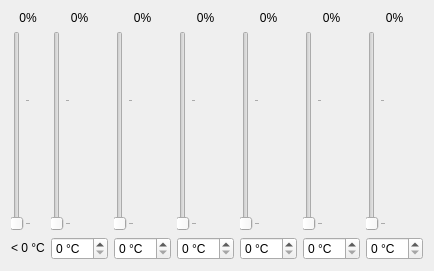
              <widget class="QWidget" name="tabWidgetPage1">
               <attribute name="title">
                <string>CPU Fan</string>
               </attribute>
               <layout class="QGridLayout" name="_2">
                <item row="2" column="3">
                 <widget class="QSlider" name="fan1Speed4Slider">
                  <property name="sizePolicy">
                   <sizepolicy hsizetype="Fixed" vsizetype="Expanding">
                    <horstretch>0</horstretch>
                    <verstretch>0</verstretch>
                   </sizepolicy>
                  </property>
                  <property name="minimumSize">
                   <size>
                    <width>0</width>
                    <height>200</height>
                   </size>
                  </property>
                  <property name="maximum">
                   <number>150</number>
                  </property>
                  <property name="orientation">
                   <enum>Qt::Orientation::Vertical</enum>
                  </property>
                  <property name="tickPosition">
                   <enum>QSlider::TickPosition::TicksBelow</enum>
                  </property>
                  <property name="tickInterval">
                   <number>100</number>
                  </property>
                 </widget>
                </item>
                <item row="0" column="2">
                 <widget class="QLabel" name="fan1Speed3Label">
                  <property name="sizePolicy">
                   <sizepolicy hsizetype="Expanding" vsizetype="Preferred">
                    <horstretch>0</horstretch>
                    <verstretch>0</verstretch>
                   </sizepolicy>
                  </property>
                  <property name="text">
                   <string notr="true">0%</string>
                  </property>
                  <property name="alignment">
                   <set>Qt::AlignmentFlag::AlignCenter</set>
                  </property>
                 </widget>
                </item>
                <item row="2" column="2">
                 <widget class="QSlider" name="fan1Speed3Slider">
                  <property name="sizePolicy">
                   <sizepolicy hsizetype="Fixed" vsizetype="Expanding">
                    <horstretch>0</horstretch>
                    <verstretch>0</verstretch>
                   </sizepolicy>
                  </property>
                  <property name="minimumSize">
                   <size>
                    <width>0</width>
                    <height>200</height>
                   </size>
                  </property>
                  <property name="maximum">
                   <number>150</number>
                  </property>
                  <property name="orientation">
                   <enum>Qt::Orientation::Vertical</enum>
                  </property>
                  <property name="tickPosition">
                   <enum>QSlider::TickPosition::TicksBelow</enum>
                  </property>
                  <property name="tickInterval">
                   <number>100</number>
                  </property>
                 </widget>
                </item>
                <item row="2" column="4">
                 <widget class="QSlider" name="fan1Speed5Slider">
                  <property name="sizePolicy">
                   <sizepolicy hsizetype="Fixed" vsizetype="Expanding">
                    <horstretch>0</horstretch>
                    <verstretch>0</verstretch>
                   </sizepolicy>
                  </property>
                  <property name="minimumSize">
                   <size>
                    <width>0</width>
                    <height>200</height>
                   </size>
                  </property>
                  <property name="maximum">
                   <number>150</number>
                  </property>
                  <property name="orientation">
                   <enum>Qt::Orientation::Vertical</enum>
                  </property>
                  <property name="tickPosition">
                   <enum>QSlider::TickPosition::TicksBelow</enum>
                  </property>
                  <property name="tickInterval">
                   <number>100</number>
                  </property>
                 </widget>
                </item>
                <item row="2" column="1">
                 <widget class="QSlider" name="fan1Speed2Slider">
                  <property name="sizePolicy">
                   <sizepolicy hsizetype="Fixed" vsizetype="Expanding">
                    <horstretch>0</horstretch>
                    <verstretch>0</verstretch>
                   </sizepolicy>
                  </property>
                  <property name="minimumSize">
                   <size>
                    <width>0</width>
                    <height>200</height>
                   </size>
                  </property>
                  <property name="maximum">
                   <number>150</number>
                  </property>
                  <property name="orientation">
                   <enum>Qt::Orientation::Vertical</enum>
                  </property>
                  <property name="tickPosition">
                   <enum>QSlider::TickPosition::TicksBelow</enum>
                  </property>
                  <property name="tickInterval">
                   <number>100</number>
                  </property>
                 </widget>
                </item>
                <item row="0" column="6">
                 <widget class="QLabel" name="fan1Speed7Label">
                  <property name="sizePolicy">
                   <sizepolicy hsizetype="Expanding" vsizetype="Preferred">
                    <horstretch>0</horstretch>
                    <verstretch>0</verstretch>
                   </sizepolicy>
                  </property>
                  <property name="text">
                   <string notr="true">0%</string>
                  </property>
                  <property name="alignment">
                   <set>Qt::AlignmentFlag::AlignCenter</set>
                  </property>
                 </widget>
                </item>
                <item row="0" column="5">
                 <widget class="QLabel" name="fan1Speed6Label">
                  <property name="sizePolicy">
                   <sizepolicy hsizetype="Expanding" vsizetype="Preferred">
                    <horstretch>0</horstretch>
                    <verstretch>0</verstretch>
                   </sizepolicy>
                  </property>
                  <property name="text">
                   <string notr="true">0%</string>
                  </property>
                  <property name="alignment">
                   <set>Qt::AlignmentFlag::AlignCenter</set>
                  </property>
                 </widget>
                </item>
                <item row="0" column="1">
                 <widget class="QLabel" name="fan1Speed2Label">
                  <property name="sizePolicy">
                   <sizepolicy hsizetype="Expanding" vsizetype="Preferred">
                    <horstretch>0</horstretch>
                    <verstretch>0</verstretch>
                   </sizepolicy>
                  </property>
                  <property name="text">
                   <string notr="true">0%</string>
                  </property>
                  <property name="alignment">
                   <set>Qt::AlignmentFlag::AlignCenter</set>
                  </property>
                 </widget>
                </item>
                <item row="2" column="6">
                 <widget class="QSlider" name="fan1Speed7Slider">
                  <property name="sizePolicy">
                   <sizepolicy hsizetype="Fixed" vsizetype="Expanding">
                    <horstretch>0</horstretch>
                    <verstretch>0</verstretch>
                   </sizepolicy>
                  </property>
                  <property name="minimumSize">
                   <size>
                    <width>0</width>
                    <height>200</height>
                   </size>
                  </property>
                  <property name="maximum">
                   <number>150</number>
                  </property>
                  <property name="orientation">
                   <enum>Qt::Orientation::Vertical</enum>
                  </property>
                  <property name="tickPosition">
                   <enum>QSlider::TickPosition::TicksBelow</enum>
                  </property>
                  <property name="tickInterval">
                   <number>100</number>
                  </property>
                 </widget>
                </item>
                <item row="0" column="4">
                 <widget class="QLabel" name="fan1Speed5Label">
                  <property name="sizePolicy">
                   <sizepolicy hsizetype="Expanding" vsizetype="Preferred">
                    <horstretch>0</horstretch>
                    <verstretch>0</verstretch>
                   </sizepolicy>
                  </property>
                  <property name="text">
                   <string notr="true">0%</string>
                  </property>
                  <property name="alignment">
                   <set>Qt::AlignmentFlag::AlignCenter</set>
                  </property>
                 </widget>
                </item>
                <item row="0" column="0">
                 <widget class="QLabel" name="fan1Speed1Label">
                  <property name="sizePolicy">
                   <sizepolicy hsizetype="Expanding" vsizetype="Preferred">
                    <horstretch>0</horstretch>
                    <verstretch>0</verstretch>
                   </sizepolicy>
                  </property>
                  <property name="text">
                   <string notr="true">0%</string>
                  </property>
                  <property name="alignment">
                   <set>Qt::AlignmentFlag::AlignCenter</set>
                  </property>
                 </widget>
                </item>
                <item row="2" column="0">
                 <widget class="QSlider" name="fan1Speed1Slider">
                  <property name="sizePolicy">
                   <sizepolicy hsizetype="Fixed" vsizetype="Expanding">
                    <horstretch>0</horstretch>
                    <verstretch>0</verstretch>
                   </sizepolicy>
                  </property>
                  <property name="minimumSize">
                   <size>
                    <width>0</width>
                    <height>200</height>
                   </size>
                  </property>
                  <property name="maximum">
                   <number>150</number>
                  </property>
                  <property name="orientation">
                   <enum>Qt::Orientation::Vertical</enum>
                  </property>
                  <property name="tickPosition">
                   <enum>QSlider::TickPosition::TicksBelow</enum>
                  </property>
                  <property name="tickInterval">
                   <number>100</number>
                  </property>
                 </widget>
                </item>
                <item row="0" column="3">
                 <widget class="QLabel" name="fan1Speed4Label">
                  <property name="sizePolicy">
                   <sizepolicy hsizetype="Expanding" vsizetype="Preferred">
                    <horstretch>0</horstretch>
                    <verstretch>0</verstretch>
                   </sizepolicy>
                  </property>
                  <property name="text">
                   <string notr="true">0%</string>
                  </property>
                  <property name="alignment">
                   <set>Qt::AlignmentFlag::AlignCenter</set>
                  </property>
                 </widget>
                </item>
                <item row="2" column="5">
                 <widget class="QSlider" name="fan1Speed6Slider">
                  <property name="sizePolicy">
                   <sizepolicy hsizetype="Fixed" vsizetype="Expanding">
                    <horstretch>0</horstretch>
                    <verstretch>0</verstretch>
                   </sizepolicy>
                  </property>
                  <property name="minimumSize">
                   <size>
                    <width>0</width>
                    <height>200</height>
                   </size>
                  </property>
                  <property name="maximum">
                   <number>150</number>
                  </property>
                  <property name="orientation">
                   <enum>Qt::Orientation::Vertical</enum>
                  </property>
                  <property name="tickPosition">
                   <enum>QSlider::TickPosition::TicksBelow</enum>
                  </property>
                  <property name="tickInterval">
                   <number>100</number>
                  </property>
                 </widget>
                </item>
                <item row="3" column="0">
                 <widget class="QLabel" name="fan1Speed1TempLabel">
                  <property name="text">
                   <string notr="true">&lt; 0 °C</string>
                  </property>
                  <property name="alignment">
                   <set>Qt::AlignmentFlag::AlignCenter</set>
                  </property>
                 </widget>
                </item>
                <item row="3" column="1">
                 <widget class="QSpinBox" name="fan1Speed2TempSpinBox">
                  <property name="maximumSize">
                   <size>
                    <width>62</width>
                    <height>16777215</height>
                   </size>
                  </property>
                  <property name="suffix">
                   <string notr="true"> °C</string>
                  </property>
                 </widget>
                </item>
                <item row="3" column="2">
                 <widget class="QSpinBox" name="fan1Speed3TempSpinBox">
                  <property name="maximumSize">
                   <size>
                    <width>62</width>
                    <height>16777215</height>
                   </size>
                  </property>
                  <property name="suffix">
                   <string notr="true"> °C</string>
                  </property>
                 </widget>
                </item>
                <item row="3" column="3">
                 <widget class="QSpinBox" name="fan1Speed4TempSpinBox">
                  <property name="maximumSize">
                   <size>
                    <width>62</width>
                    <height>16777215</height>
                   </size>
                  </property>
                  <property name="suffix">
                   <string notr="true"> °C</string>
                  </property>
                 </widget>
                </item>
                <item row="3" column="4">
                 <widget class="QSpinBox" name="fan1Speed5TempSpinBox">
                  <property name="maximumSize">
                   <size>
                    <width>62</width>
                    <height>16777215</height>
                   </size>
                  </property>
                  <property name="suffix">
                   <string notr="true"> °C</string>
                  </property>
                 </widget>
                </item>
                <item row="3" column="5">
                 <widget class="QSpinBox" name="fan1Speed6TempSpinBox">
                  <property name="maximumSize">
                   <size>
                    <width>62</width>
                    <height>16777215</height>
                   </size>
                  </property>
                  <property name="suffix">
                   <string notr="true"> °C</string>
                  </property>
                 </widget>
                </item>
                <item row="3" column="6">
                 <widget class="QSpinBox" name="fan1Speed7TempSpinBox">
                  <property name="maximumSize">
                   <size>
                    <width>62</width>
                    <height>16777215</height>
                   </size>
                  </property>
                  <property name="suffix">
                   <string notr="true"> °C</string>
                  </property>
                 </widget>
                </item>
               </layout>
              </widget>
